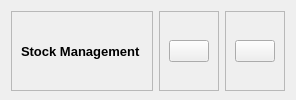
        <widget class="QWidget" name="headerContainer" native="true">
         <layout class="QHBoxLayout" name="horizontalLayout_5">
          <property name="bottomMargin">
           <number>9</number>
          </property>
          <item alignment="Qt::AlignLeft">
           <widget class="QFrame" name="frame_5">
            <property name="frameShape">
             <enum>QFrame::StyledPanel</enum>
            </property>
            <property name="frameShadow">
             <enum>QFrame::Raised</enum>
            </property>
            <layout class="QHBoxLayout" name="horizontalLayout_7">
             <item>
              <widget class="QLabel" name="label_5">
               <property name="font">
                <font>
                 <pointsize>10</pointsize>
                 <weight>75</weight>
                 <bold>true</bold>
                </font>
               </property>
               <property name="text">
                <string>Stock Management </string>
               </property>
              </widget>
             </item>
            </layout>
           </widget>
          </item>
          <item alignment="Qt::AlignHCenter">
           <widget class="QFrame" name="frame_6">
            <property name="frameShape">
             <enum>QFrame::StyledPanel</enum>
            </property>
            <property name="frameShadow">
             <enum>QFrame::Raised</enum>
            </property>
            <layout class="QHBoxLayout" name="horizontalLayout_6">
             <item>
              <widget class="QPushButton" name="pushButton_14">
               <property name="toolTip">
                <string>View Users</string>
               </property>
               <property name="styleSheet">
                <string notr="true">color: rgb(0, 170, 255);</string>
               </property>
               <property name="text">
                <string/>
               </property>
               <property name="icon">
                <iconset resource="icons/icons.qrc">
                 <normaloff>:/icons/user.svg</normaloff>:/icons/user.svg</iconset>
               </property>
               <property name="iconSize">
                <size>
                 <width>25</width>
                 <height>25</height>
                </size>
               </property>
              </widget>
             </item>
            </layout>
           </widget>
          </item>
          <item alignment="Qt::AlignRight">
           <widget class="QFrame" name="frame_7">
            <property name="frameShape">
             <enum>QFrame::StyledPanel</enum>
            </property>
            <property name="frameShadow">
             <enum>QFrame::Raised</enum>
            </property>
            <layout class="QHBoxLayout" name="horizontalLayout_4">
             <item>
              <widget class="QPushButton" name="pushButton_13">
               <property name="toolTip">
                <string>Minimize</string>
               </property>
               <property name="text">
                <string/>
               </property>
               <property name="icon">
                <iconset resource="icons/icons.qrc">
                 <normaloff>:/icons/minus.svg</normaloff>:/icons/minus.svg</iconset>
               </property>
              </widget>
             </item>
            </layout>
           </widget>
          </item>
         </layout>
        </widget>
